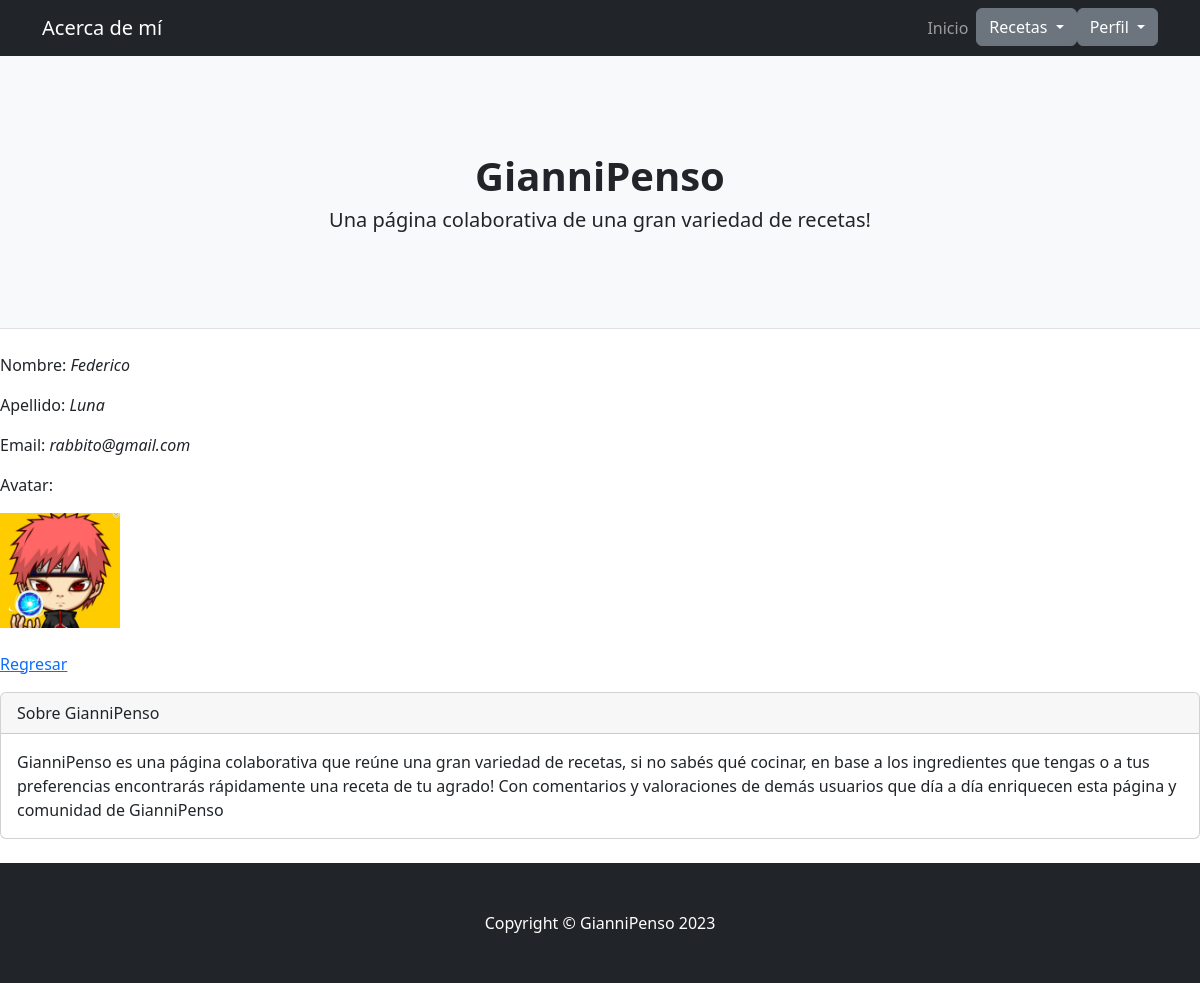
Before: /Accounts/mostrarPerfil/ (signed in) with the older database file.
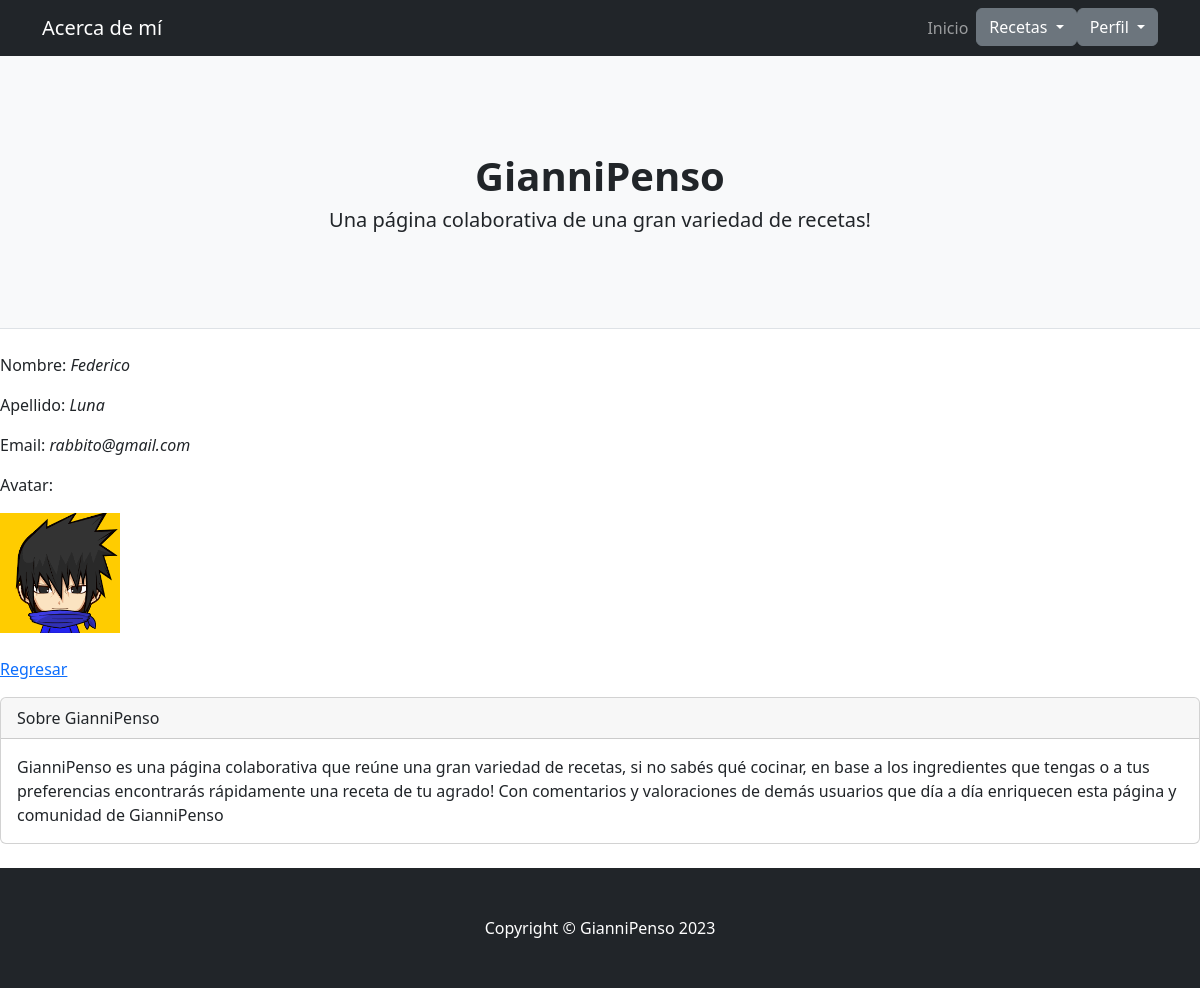
After: the same page with the newer database file.
### Accounts/models.py (models this page shows, shortened)
class Account (models.Model):
    user = models.OneToOneField(User, on_delete = models.CASCADE)
    avatar = models.ImageField(upload_to ='avatares', null=True, blank=True, default='avatares/default.png')

### Accounts/views.py (the view)
# urls.py: path('mostrarPerfil/', views.mostrar_perfil, name='MostrarPerfil'),
def mostrar_perfil(request):
    usuario = request.user
    perfil,_ = Account.objects.get_or_create(user=usuario)
    return render(request, "Accounts/mostrar_account.html", {"user": usuario, "perfil":perfil})

### Accounts/templates/Accounts/mostrar_account.html (shortened to what this page needs)
{% extends 'AppRecetas/base.html' %}
{% load static %}
{% block main %}
        <p>Nombre: <i>{{user.first_name}}</i></p>
        <p>Apellido: <i>{{user.last_name}}</i></p>
        <p>Email: <i>{{user.email}}</i></p>
        <p>Avatar:</p>
        <a href="#!"><img class="card-img-top mx-auto" src="{{perfil.avatar.url}}" alt="..." style="width: 10%; height: auto;"/></a>
        <br>
        <br>
        <p> <a href="{%url 'Inicio'%}">Regresar</a></p>
{% endblock main %}

### AppRecetas/templates/AppRecetas/base.html (shortened to what this page needs)
<!DOCTYPE html>
<html lang="en">
    <head>
        {% load static %}
        <link href="{% static 'AppRecetas/css/styles.css' %}" rel="stylesheet" />
    </head>
    <body>
        <nav class="navbar navbar-expand-lg navbar-dark bg-dark">
            <div class="container">
                <a class="navbar-brand" href="{% url 'AcercaDeMi' %}">Acerca de mí</a>
                <div class="collapse navbar-collapse" id="navbarSupportedContent">
                    <ul class="navbar-nav ms-auto mb-2 mb-lg-0">
                        {%if request.user.is_authenticated%}
                        <li class="nav-item"><a class="nav-link" href="{% url 'Inicio' %}">Inicio</a></li>
                        <div class="dropdown">
                            <button class="btn btn-secondary dropdown-toggle" type="button" data-bs-toggle="dropdown" aria-expanded="false">
                              Recetas
                            </button>
                          </div>
                        <div class="dropdown">
                            <button class="btn btn-secondary dropdown-toggle" type="button" data-bs-toggle="dropdown" aria-expanded="false">
                              Perfil
                            </button>
                          </div>
                        {%else%}
                        <li class="nav-item"><a class="nav-link" href="{% url 'Login' %}">Iniciar sesión</a></li>
                        <li class="nav-item"><a class="nav-link" href="{% url 'Register' %}">Crear Cuenta</a></li>
                        {%endif%}
                    </ul>
                </div>
            </div>
        </nav>
        <header class="py-5 bg-light border-bottom mb-4">
            <div class="container">
                <div class="text-center my-5">
                    <h1 class="fw-bolder">GianniPenso</h1>
                    <h2 class="lead mb-0">Una página colaborativa de una gran variedad de recetas!</h2>
                </div>
            </div>
        </header>
        {% block main %}
        {% endblock main %}
                    <div class="card mb-4">
                        <div class="card-header">Sobre GianniPenso</div>
                        <div class="card-body">GianniPenso es una página colaborativa que reúne una gran variedad de recetas, si no sabés qué cocinar, en base a los ingredientes que tengas o a tus preferencias encontrarás rápidamente una receta de tu agrado! Con comentarios y valoraciones de demás usuarios que día a día enriquecen esta página y comunidad de GianniPenso</div>
                    </div>
        <footer class="py-5 bg-dark">
            <div class="container"><p class="m-0 text-center text-white">Copyright &copy; GianniPenso 2023</p></div>
        </footer>
    </body>
</html>

Changed rows visible on the page:
changed Account: avatar: a different picture
